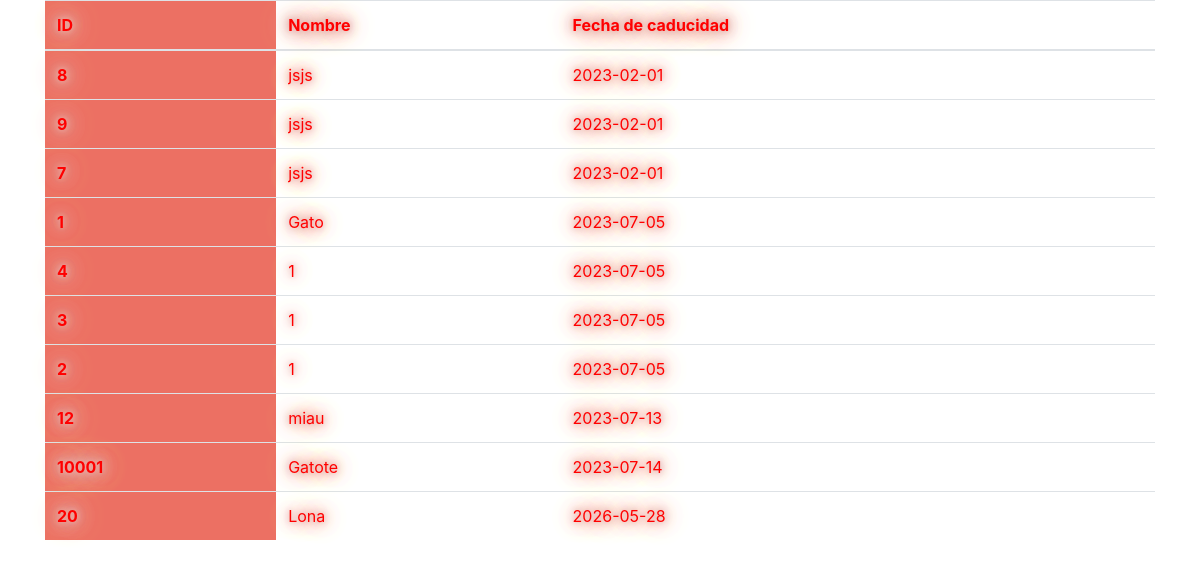
Page /caducidad.php on the committed database.
### tables this page shows
CREATE TABLE `Productos` (
  `producto_id` int(11) NOT NULL,
  `nombre` varchar(100) DEFAULT NULL,
  `precio` decimal(10,2) DEFAULT NULL,
  `stock` int(11) DEFAULT NULL,
  `sucursal_id` int(11) DEFAULT NULL,
  `estatus` varchar(20) DEFAULT NULL,
  `img` varchar(50) DEFAULT NULL,
  `fecha_caducidad` date DEFAULT NULL,
  `tipo` varchar(50) DEFAULT NULL,
  `peso` float DEFAULT NULL,
  `costo` float DEFAULT NULL,
  PRIMARY KEY (`producto_id`),
  KEY `sucursal_id` (`sucursal_id`),
  CONSTRAINT `Productos_ibfk_1` FOREIGN KEY (`sucursal_id`) REFERENCES `Sucursal` (`sucursal_id`)
);

### caducidad.php (the view, shortened to what this page needs)
<!DOCTYPE html>
<html>
<head>
  <link rel="stylesheet" href="https://maxcdn.bootstrapcdn.com/bootstrap/4.5.2/css/bootstrap.min.css">
</head>
<body>
  <div class="container">
    <?php
    $servername = "localhost";
    $username = "Maoui";
    $password = "maouicafe";
    $database = "BDMAOUI";
    $conn = new mysqli($servername, $username, $password, $database);
    $sql = "SELECT * FROM Productos ORDER BY fecha_caducidad";
    $result = $conn->query($sql);
    if ($result->num_rows > 0) {
      echo '<table class="table table-neon">';
      echo '<thead>';
      echo '<tr>';
      echo '<th id="producto_id">ID</th>';
      echo '<th>Nombre</th>';
      echo '<th>Fecha de caducidad</th>';
      echo '</tr>';
      echo '</thead>';
      echo '<tbody>';
      while ($row = $result->fetch_assoc()) {
        $idProducto = $row['producto_id'];
        $nombreProducto = $row['nombre'];
        $fechaCaducidad = $row['fecha_caducidad'];
        echo '<tr>';
        echo '<td id="producto_id">' . $idProducto . '</td>';
        echo '<td>' . $nombreProducto . '</td>';
        echo '<td>' . $fechaCaducidad . '</td>';
        echo '</tr>';
      }
      echo '</tbody>';
      echo '</table>';
    } else {
      echo "No se encontraron productos.";
    }
    ?>
  </div>
</body>
</html>

### caducidad.php (style rules this page uses)
.table-neon { background-color: #fff; }
.table-neon th, .table-neon td { color: #ff0000; text-shadow: 0 0 5px #e6b0aa , 0 0 10px #e6b0aa , 0 0 15px #e6b0aa , 0 0 20px #e6b0aa , 0 0 25px #e6b0aa , 0 0 30px #e6b0aa , 0 0 35px #e6b0aa ; }
#producto_id { font-weight: bold; color: #ff0000 ; background-color: #ec7063 ; }

### rows in the picture
productos: producto_id "8", nombre "jsjs", fecha_caducidad "2023-02-01"
productos: producto_id "9", nombre "jsjs", fecha_caducidad "2023-02-01"
productos: producto_id "7", nombre "jsjs", fecha_caducidad "2023-02-01"
productos: producto_id "1", nombre "Gato", fecha_caducidad "2023-07-05"
productos: producto_id "4", nombre "1", fecha_caducidad "2023-07-05"
productos: producto_id "3", nombre "1", fecha_caducidad "2023-07-05"
productos: producto_id "2", nombre "1", fecha_caducidad "2023-07-05"
productos: producto_id "12", nombre "miau", fecha_caducidad "2023-07-13"
productos: producto_id "10001", nombre "Gatote", fecha_caducidad "2023-07-14"
productos: producto_id "20", nombre "Lona", fecha_caducidad "2026-05-28"
